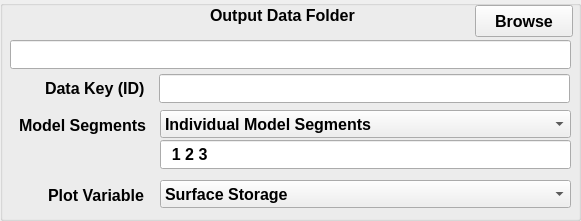
  <widget class="QGroupBox" name="groupBoxOutput">
   <property name="geometry">
    <rect>
     <x>15</x>
     <y>30</y>
     <width>581</width>
     <height>221</height>
    </rect>
   </property>
   <property name="title">
    <string/>
   </property>
   <widget class="QLabel" name="textLabel2">
    <property name="geometry">
     <rect>
      <x>210</x>
      <y>0</y>
      <width>151</width>
      <height>31</height>
     </rect>
    </property>
    <property name="font">
     <font>
      <pointsize>12</pointsize>
      <weight>75</weight>
      <bold>true</bold>
     </font>
    </property>
    <property name="text">
     <string>Output Data Folder</string>
    </property>
   </widget>
   <widget class="QPushButton" name="pushButtonOutputDataFolder">
    <property name="geometry">
     <rect>
      <x>475</x>
      <y>5</y>
      <width>98</width>
      <height>32</height>
     </rect>
    </property>
    <property name="font">
     <font>
      <pointsize>12</pointsize>
      <weight>75</weight>
      <bold>true</bold>
     </font>
    </property>
    <property name="text">
     <string>Browse</string>
    </property>
    <property name="autoDefault">
     <bool>false</bool>
    </property>
   </widget>
   <widget class="QLineEdit" name="lineEditOutputDataFolder">
    <property name="geometry">
     <rect>
      <x>10</x>
      <y>40</y>
      <width>561</width>
      <height>29</height>
     </rect>
    </property>
    <property name="font">
     <font>
      <pointsize>12</pointsize>
      <weight>75</weight>
      <bold>true</bold>
     </font>
    </property>
   </widget>
   <widget class="QLineEdit" name="lineEditDataKey">
    <property name="geometry">
     <rect>
      <x>159</x>
      <y>74</y>
      <width>411</width>
      <height>29</height>
     </rect>
    </property>
    <property name="font">
     <font>
      <pointsize>12</pointsize>
      <weight>75</weight>
      <bold>true</bold>
     </font>
    </property>
   </widget>
   <widget class="QLabel" name="textLabel2_2">
    <property name="geometry">
     <rect>
      <x>45</x>
      <y>73</y>
      <width>111</width>
      <height>31</height>
     </rect>
    </property>
    <property name="font">
     <font>
      <pointsize>12</pointsize>
      <weight>75</weight>
      <bold>true</bold>
     </font>
    </property>
    <property name="text">
     <string>Data Key (ID)</string>
    </property>
   </widget>
   <widget class="QLabel" name="textLabel2_3">
    <property name="geometry">
     <rect>
      <x>48</x>
      <y>180</y>
      <width>101</width>
      <height>31</height>
     </rect>
    </property>
    <property name="font">
     <font>
      <pointsize>12</pointsize>
      <weight>75</weight>
      <bold>true</bold>
     </font>
    </property>
    <property name="text">
     <string>Plot Variable</string>
    </property>
   </widget>
   <widget class="QLabel" name="textLabel2_4">
    <property name="geometry">
     <rect>
      <x>19</x>
      <y>110</y>
      <width>131</width>
      <height>31</height>
     </rect>
    </property>
    <property name="font">
     <font>
      <pointsize>12</pointsize>
      <weight>75</weight>
      <bold>true</bold>
     </font>
    </property>
    <property name="text">
     <string>Model Segments</string>
    </property>
   </widget>
   <widget class="QComboBox" name="comboBoxPlotVariable">
    <property name="geometry">
     <rect>
      <x>160</x>
      <y>180</y>
      <width>411</width>
      <height>28</height>
     </rect>
    </property>
    <property name="font">
     <font>
      <pointsize>12</pointsize>
      <weight>75</weight>
      <bold>true</bold>
     </font>
    </property>
    <item>
     <property name="text">
      <string>Surface Storage</string>
     </property>
    </item>
    <item>
     <property name="text">
      <string>Soil Moisture Storage</string>
     </property>
    </item>
    <item>
     <property name="text">
      <string>Groundwater Storage</string>
     </property>
    </item>
    <item>
     <property name="text">
      <string>Interception Storage</string>
     </property>
    </item>
    <item>
     <property name="text">
      <string>Snowpack Storage</string>
     </property>
    </item>
    <item>
     <property name="text">
      <string>Evapotranspiration</string>
     </property>
    </item>
    <item>
     <property name="text">
      <string>Interception Loss</string>
     </property>
    </item>
    <item>
     <property name="text">
      <string>Transpiration</string>
     </property>
    </item>
    <item>
     <property name="text">
      <string>Evaporation from Ground</string>
     </property>
    </item>
    <item>
     <property name="text">
      <string>Infiltration</string>
     </property>
    </item>
    <item>
     <property name="text">
      <string>Recharge</string>
     </property>
    </item>
   </widget>
   <widget class="QLineEdit" name="lineEditModelSegments">
    <property name="geometry">
     <rect>
      <x>160</x>
      <y>140</y>
      <width>411</width>
      <height>29</height>
     </rect>
    </property>
    <property name="font">
     <font>
      <pointsize>12</pointsize>
      <weight>75</weight>
      <bold>true</bold>
     </font>
    </property>
    <property name="text">
     <string>  1 2 3</string>
    </property>
    <property name="alignment">
     <set>Qt::AlignLeading|Qt::AlignLeft|Qt::AlignVCenter</set>
    </property>
    <property name="placeholderText">
     <string/>
    </property>
   </widget>
   <widget class="QComboBox" name="comboBoxModelSegments">
    <property name="geometry">
     <rect>
      <x>160</x>
      <y>110</y>
      <width>411</width>
      <height>28</height>
     </rect>
    </property>
    <property name="font">
     <font>
      <pointsize>12</pointsize>
      <weight>75</weight>
      <bold>true</bold>
     </font>
    </property>
    <item>
     <property name="text">
      <string>Individual Model Segments</string>
     </property>
    </item>
    <item>
     <property name="text">
      <string>Average of Model Segments</string>
     </property>
    </item>
    <item>
     <property name="text">
      <string>Average All Model Segments</string>
     </property>
    </item>
    <item>
     <property name="text">
      <string>Total of Model Segments</string>
     </property>
    </item>
    <item>
     <property name="text">
      <string>Total All Model Segments</string>
     </property>
    </item>
   </widget>
  </widget>
